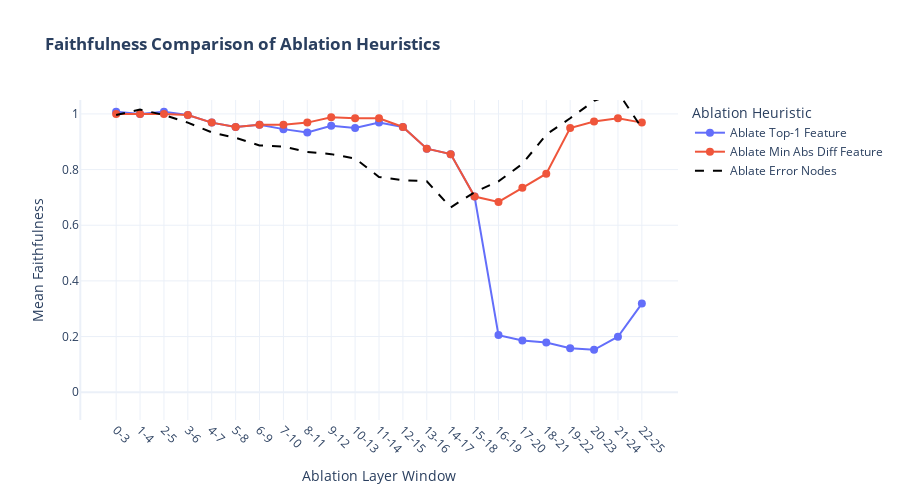
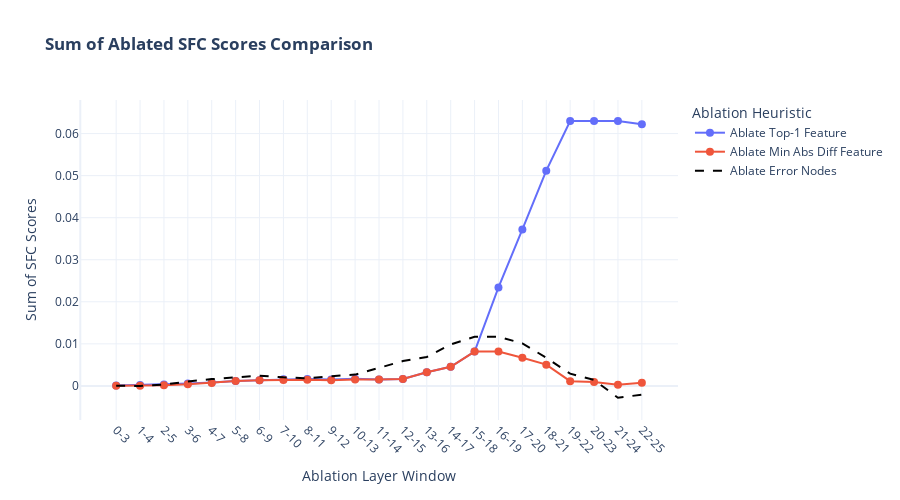

The notebook cell saved with these charts, in order:
### Code cell
# ablate_errors_but_restore_features_GF_dataset.py

# --- NEW Plotting Function for Separate Faithfulness and Score Plots ---

import plotly.graph_objects as go
import plotly.express as px
import plotly.io as pio

def plot_multi_heuristic_ablation_separate(feature_results_dict, error_results_df):
    """
    Plots two separate graphs to compare sliding window ablation results:
    1. A graph comparing the Mean Faithfulness for each heuristic.
    2. A graph comparing the Sum of Ablated SFC Scores for each heuristic.
    
    Args:
        feature_results_dict: Dictionary where keys are heuristic names and values are result DataFrames.
        error_results_df: DataFrame with results from the error node ablation experiment.
    """
    # Create figures for each plot
    fig_faith = go.Figure()
    fig_scores = go.Figure()
    
    colors = px.colors.qualitative.Plotly
    
    heuristic_names = {
        'top_1': 'Ablate Top-1 Feature',
        'min_abs_diff': 'Ablate Min Abs Diff Feature',
        'committee_matching': 'Ablate "Committee" Feature(s)' # New name
    }
    
    last_df = None # To set the x-axis ticks later
    
    # --- 1. Add Traces for each Feature Selection Heuristic ---
    for i, (mode, df) in enumerate(feature_results_dict.items()):
        if df.empty: continue
        last_df = df
        color = colors[i % len(colors)]
        plot_name = heuristic_names.get(mode, mode)
        
        df['Window Label'] = df.apply(lambda r: f"{int(r['window_left'])}-{int(r['window_right'])}", axis=1)
        df['Window Midpoint'] = (df['window_left'] + df['window_right']) / 2
        
        # Add trace to Faithfulness plot
        fig_faith.add_trace(go.Scatter(
            x=df['Window Midpoint'], y=df['mean_faithfulness'], mode='lines+markers',
            name=plot_name, line=dict(color=color), marker=dict(size=8),
            hovertext=[f"Faithfulness: {m:.3f} ± {s:.3f}" for m,s in zip(df.mean_faithfulness, df.std_faithfulness)], hoverinfo='text+name'
        ))
        
        # Add trace to SFC Scores plot
        fig_scores.add_trace(go.Scatter(
            x=df['Window Midpoint'], y=df['sfc_score_sum'], mode='lines+markers',
            name=plot_name, line=dict(color=color), marker=dict(size=8),
            hovertext=[f"SFC Score Sum: {s:.2f}" for s in df.sfc_score_sum], hoverinfo='text+name'
        ))

    # --- 2. Add Traces for the Error Node Ablation Baseline ---
    if not error_results_df.empty:
        df_error = error_results_df
        df_error['Window Label'] = df_error.apply(lambda r: f"{int(r['window_left'])}-{int(r['window_right'])}", axis=1)
        df_error['Window Midpoint'] = (df_error['window_left'] + df_error['window_right']) / 2
        error_color = 'black'
        
        # Add to Faithfulness plot
        fig_faith.add_trace(go.Scatter(
            x=df_error['Window Midpoint'], y=df_error['mean_faithfulness'], mode='lines+markers',
            name='Ablate Error Nodes', line=dict(color=error_color, dash='dash'),
            marker=dict(symbol='x-thin', size=10, color=error_color),
            hovertext=[f"Faithfulness: {m:.3f} ± {s:.3f}" for m,s in zip(df_error.mean_faithfulness, df_error.std_faithfulness)], hoverinfo='text+name'
        ))

        # Add to SFC Scores plot
        fig_scores.add_trace(go.Scatter(
            x=df_error['Window Midpoint'], y=df_error['sfc_score_sum'], mode='lines+markers',
            name='Ablate Error Nodes', line=dict(color=error_color, dash='dash'),
            marker=dict(symbol='x-thin', size=10, color=error_color),
            hovertext=[f"SFC Score Sum: {s:.2f}" for s in df_error.sfc_score_sum], hoverinfo='text+name'
        ))
        
    # --- 3. Finalize Layouts for Both Plots ---
    xaxis_df = last_df if last_df is not None else (error_results_df if not error_results_df.empty else None)
    
    # Common layout settings
    common_layout = dict(hovermode='x unified', template='plotly_white', legend_title_text='Ablation Heuristic',
                        height=500)
    if xaxis_df is not None and not xaxis_df.empty:
        common_layout['xaxis'] = dict(
            title='Ablation Layer Window', tickmode='array',
            tickvals=xaxis_df['Window Midpoint'], ticktext=xaxis_df['Window Label'], tickangle=45
        )

    # Finalize Faithfulness Plot
    fig_faith.update_layout(title_text='<b>Faithfulness Comparison of Ablation Heuristics</b>', **common_layout)
    fig_faith.update_yaxes(title_text="Mean Faithfulness", range=[-0.1, 1.05])
    
    # Finalize SFC Scores Plot
    fig_scores.update_layout(title_text='<b>Sum of Ablated SFC Scores Comparison</b>', **common_layout)
    fig_scores.update_yaxes(title_text="Sum of SFC Scores")
    
    print("--- Displaying Faithfulness Comparison Plot ---")
    pio.write_image(fig_faith, "sliding_window_gf_full.png", format='png', scale=5, width=1000, height=500)
    fig_faith.show()
    
    print("\n--- Displaying Ablated SFC Score Sum Comparison Plot ---")
    pio.write_image(fig_scores, "sliding_window_gf_full_scores.png", format='png', scale=5, width=1000, height=500)
    fig_scores.show()


# --- Example Usage ---
# Assumes `all_feature_ablation_results` and `error_ablation_results_df` are available.
plot_multi_heuristic_ablation_separate(all_feature_ablation_results, error_ablation_results_df)

### Figure 1 — Plotly figure (JSON) as saved in the notebook; plotly's stock layout.template omitted (floating-point values rounded to 4 significant figures)
{"data": [{"hoverinfo": "text+name", "hovertext": ["Faithfulness: 1.008 ± 0.047", "Faithfulness: 1.000 ± 0.044", "Faithfulness: 1.008 ± 0.043", "Faithfulness: 0.996 ± 0.039", "Faithfulness: 0.969 ± 0.038", "Faithfulness: 0.953 ± 0.047", "Faithfulness: 0.961 ± 0.050", "Faithfulness: 0.945 ± 0.059", "Faithfulness: 0.934 ± 0.054", "Faithfulness: 0.957 ± 0.050", "Faithfulness: 0.949 ± 0.051", "Faithfulness: 0.969 ± 0.049", "Faithfulness: 0.953 ± 0.052", "Faithfulness: 0.875 ± 0.068", "Faithfulness: 0.855 ± 0.081", "Faithfulness: 0.703 ± 0.140", "Faithfulness: 0.205 ± 0.231", "Faithfulness: 0.186 ± 0.262", "Faithfulness: 0.179 ± 0.281", "Faithfulness: 0.158 ± 0.275", "Faithfulness: 0.152 ± 0.247", "Faithfulness: 0.199 ± 0.206", "Faithfulness: 0.318 ± 0.212"], "line": {"color": "#636EFA"}, "marker": {"size": 8}, "mode": "lines+markers", "name": "Ablate Top-1 Feature", "type": "scatter", "x": [1.5, 2.5, 3.5, 4.5, 5.5, 6.5, 7.5, 8.5, 9.5, 10.5, 11.5, 12.5, 13.5, 14.5, 15.5, 16.5, 17.5, 18.5, 19.5, 20.5, 21.5, 22.5, 23.5], "y": [1.008, 1, 1.008, 0.9961, 0.9688, 0.9531, 0.9609, 0.9453, 0.9336, 0.957, 0.9492, 0.9688, 0.9531, 0.875, 0.8555, 0.7031, 0.2051, 0.1855, 0.1787, 0.1582, 0.1523, 0.1992, 0.3184]}, {"hoverinfo": "text+name", "hovertext": ["Faithfulness: 1.000 ± 0.053", "Faithfulness: 1.000 ± 0.017", "Faithfulness: 1.000 ± 0.034", "Faithfulness: 0.996 ± 0.033", "Faithfulness: 0.969 ± 0.035", "Faithfulness: 0.953 ± 0.047", "Faithfulness: 0.961 ± 0.050", "Faithfulness: 0.961 ± 0.050", "Faithfulness: 0.969 ± 0.045", "Faithfulness: 0.988 ± 0.049", "Faithfulness: 0.984 ± 0.051", "Faithfulness: 0.984 ± 0.052", "Faithfulness: 0.953 ± 0.052", "Faithfulness: 0.875 ± 0.068", "Faithfulness: 0.855 ± 0.081", "Faithfulness: 0.703 ± 0.140", "Faithfulness: 0.684 ± 0.128", "Faithfulness: 0.734 ± 0.115", "Faithfulness: 0.785 ± 0.097", "Faithfulness: 0.949 ± 0.067", "Faithfulness: 0.973 ± 0.057", "Faithfulness: 0.984 ± 0.045", "Faithfulness: 0.969 ± 0.087"], "line": {"color": "#EF553B"}, "marker": {"size": 8}, "mode": "lines+markers", "name": "Ablate Min Abs Diff Feature", "type": "scatter", "x": [1.5, 2.5, 3.5, 4.5, 5.5, 6.5, 7.5, 8.5, 9.5, 10.5, 11.5, 12.5, 13.5, 14.5, 15.5, 16.5, 17.5, 18.5, 19.5, 20.5, 21.5, 22.5, 23.5], "y": [1, 1, 1, 0.9961, 0.9688, 0.9531, 0.9609, 0.9609, 0.9688, 0.9883, 0.9844, 0.9844, 0.9531, 0.875, 0.8555, 0.7031, 0.6836, 0.7344, 0.7852, 0.9492, 0.9727, 0.9844, 0.9688]}, {"hoverinfo": "text+name", "hovertext": ["Faithfulness: 0.996 ± 0.079", "Faithfulness: 1.016 ± 0.077", "Faithfulness: 0.996 ± 0.097", "Faithfulness: 0.969 ± 0.103", "Faithfulness: 0.934 ± 0.130", "Faithfulness: 0.914 ± 0.143", "Faithfulness: 0.887 ± 0.153", "Faithfulness: 0.883 ± 0.181", "Faithfulness: 0.863 ± 0.188", "Faithfulness: 0.855 ± 0.210", "Faithfulness: 0.840 ± 0.218", "Faithfulness: 0.773 ± 0.229", "Faithfulness: 0.762 ± 0.268", "Faithfulness: 0.758 ± 0.281", "Faithfulness: 0.664 ± 0.330", "Faithfulness: 0.719 ± 0.336", "Faithfulness: 0.758 ± 0.287", "Faithfulness: 0.820 ± 0.289", "Faithfulness: 0.926 ± 0.262", "Faithfulness: 0.984 ± 0.249", "Faithfulness: 1.047 ± 0.299", "Faithfulness: 1.078 ± 0.250", "Faithfulness: 0.949 ± 0.229"], "line": {"color": "black", "dash": "dash"}, "marker": {"color": "black", "size": 10, "symbol": "x-thin"}, "mode": "lines+markers", "name": "Ablate Error Nodes", "type": "scatter", "x": [1.5, 2.5, 3.5, 4.5, 5.5, 6.5, 7.5, 8.5, 9.5, 10.5, 11.5, 12.5, 13.5, 14.5, 15.5, 16.5, 17.5, 18.5, 19.5, 20.5, 21.5, 22.5, 23.5], "y": [0.9961, 1.016, 0.9961, 0.9688, 0.9336, 0.9141, 0.8867, 0.8828, 0.8633, 0.8555, 0.8398, 0.7734, 0.7617, 0.7578, 0.6641, 0.7188, 0.7578, 0.8203, 0.9258, 0.9844, 1.047, 1.078, 0.9492]}], "layout": {"height": 500, "hovermode": "x unified", "legend": {"title": {"text": "Ablation Heuristic"}}, "title": {"text": "<b>Faithfulness Comparison of Ablation Heuristics</b>"}, "xaxis": {"tickangle": 45, "tickmode": "array", "ticktext": ["0-3", "1-4", "2-5", "3-6", "4-7", "5-8", "6-9", "7-10", "8-11", "9-12", "10-13", "11-14", "12-15", "13-16", "14-17", "15-18", "16-19", "17-20", "18-21", "19-22", "20-23", "21-24", "22-25"], "tickvals": [1.5, 2.5, 3.5, 4.5, 5.5, 6.5, 7.5, 8.5, 9.5, 10.5, 11.5, 12.5, 13.5, 14.5, 15.5, 16.5, 17.5, 18.5, 19.5, 20.5, 21.5, 22.5, 23.5], "title": {"text": "Ablation Layer Window"}}, "yaxis": {"range": [-0.1, 1.05], "title": {"text": "Mean Faithfulness"}}}}

### Figure 2 — Plotly figure (JSON) as saved in the notebook; plotly's stock layout.template omitted (floating-point values rounded to 4 significant figures)
{"data": [{"hoverinfo": "text+name", "hovertext": ["SFC Score Sum: 0.00", "SFC Score Sum: 0.00", "SFC Score Sum: 0.00", "SFC Score Sum: 0.00", "SFC Score Sum: 0.00", "SFC Score Sum: 0.00", "SFC Score Sum: 0.00", "SFC Score Sum: 0.00", "SFC Score Sum: 0.00", "SFC Score Sum: 0.00", "SFC Score Sum: 0.00", "SFC Score Sum: 0.00", "SFC Score Sum: 0.00", "SFC Score Sum: 0.00", "SFC Score Sum: 0.00", "SFC Score Sum: 0.01", "SFC Score Sum: 0.02", "SFC Score Sum: 0.04", "SFC Score Sum: 0.05", "SFC Score Sum: 0.06", "SFC Score Sum: 0.06", "SFC Score Sum: 0.06", "SFC Score Sum: 0.06"], "line": {"color": "#636EFA"}, "marker": {"size": 8}, "mode": "lines+markers", "name": "Ablate Top-1 Feature", "type": "scatter", "x": [1.5, 2.5, 3.5, 4.5, 5.5, 6.5, 7.5, 8.5, 9.5, 10.5, 11.5, 12.5, 13.5, 14.5, 15.5, 16.5, 17.5, 18.5, 19.5, 20.5, 21.5, 22.5, 23.5], "y": [0.0001031, 0.0002167, 0.0003358, 0.0005527, 0.000823, 0.001195, 0.001322, 0.001564, 0.00164, 0.001514, 0.001707, 0.001547, 0.001633, 0.003235, 0.004562, 0.008171, 0.02342, 0.0372, 0.05118, 0.06299, 0.06299, 0.06299, 0.06219]}, {"hoverinfo": "text+name", "hovertext": ["SFC Score Sum: 0.00", "SFC Score Sum: 0.00", "SFC Score Sum: 0.00", "SFC Score Sum: 0.00", "SFC Score Sum: 0.00", "SFC Score Sum: 0.00", "SFC Score Sum: 0.00", "SFC Score Sum: 0.00", "SFC Score Sum: 0.00", "SFC Score Sum: 0.00", "SFC Score Sum: 0.00", "SFC Score Sum: 0.00", "SFC Score Sum: 0.00", "SFC Score Sum: 0.00", "SFC Score Sum: 0.00", "SFC Score Sum: 0.01", "SFC Score Sum: 0.01", "SFC Score Sum: 0.01", "SFC Score Sum: 0.01", "SFC Score Sum: 0.00", "SFC Score Sum: 0.00", "SFC Score Sum: 0.00", "SFC Score Sum: 0.00"], "line": {"color": "#EF553B"}, "marker": {"size": 8}, "mode": "lines+markers", "name": "Ablate Min Abs Diff Feature", "type": "scatter", "x": [1.5, 2.5, 3.5, 4.5, 5.5, 6.5, 7.5, 8.5, 9.5, 10.5, 11.5, 12.5, 13.5, 14.5, 15.5, 16.5, 17.5, 18.5, 19.5, 20.5, 21.5, 22.5, 23.5], "y": [1.611e-05, 1.264e-05, 0.0001384, 0.0003901, 0.000706, 0.001195, 0.001322, 0.001392, 0.00145, 0.001324, 0.001516, 0.001528, 0.001633, 0.003235, 0.004562, 0.008171, 0.008167, 0.006691, 0.005056, 0.001134, 0.0009186, 0.0002482, 0.0007651]}, {"hoverinfo": "text+name", "hovertext": ["SFC Score Sum: 0.00", "SFC Score Sum: 0.00", "SFC Score Sum: 0.00", "SFC Score Sum: 0.00", "SFC Score Sum: 0.00", "SFC Score Sum: 0.00", "SFC Score Sum: 0.00", "SFC Score Sum: 0.00", "SFC Score Sum: 0.00", "SFC Score Sum: 0.00", "SFC Score Sum: 0.00", "SFC Score Sum: 0.00", "SFC Score Sum: 0.01", "SFC Score Sum: 0.01", "SFC Score Sum: 0.01", "SFC Score Sum: 0.01", "SFC Score Sum: 0.01", "SFC Score Sum: 0.01", "SFC Score Sum: 0.01", "SFC Score Sum: 0.00", "SFC Score Sum: 0.00", "SFC Score Sum: -0.00", "SFC Score Sum: -0.00"], "line": {"color": "black", "dash": "dash"}, "marker": {"color": "black", "size": 10, "symbol": "x-thin"}, "mode": "lines+markers", "name": "Ablate Error Nodes", "type": "scatter", "x": [1.5, 2.5, 3.5, 4.5, 5.5, 6.5, 7.5, 8.5, 9.5, 10.5, 11.5, 12.5, 13.5, 14.5, 15.5, 16.5, 17.5, 18.5, 19.5, 20.5, 21.5, 22.5, 23.5], "y": [1.007e-05, 6.81e-06, 0.0002945, 0.001054, 0.001615, 0.00209, 0.002424, 0.00205, 0.001812, 0.002317, 0.002687, 0.004282, 0.005905, 0.006889, 0.009842, 0.01167, 0.01167, 0.01012, 0.006689, 0.002904, 0.001428, -0.002816, -0.00208]}], "layout": {"height": 500, "hovermode": "x unified", "legend": {"title": {"text": "Ablation Heuristic"}}, "title": {"text": "<b>Sum of Ablated SFC Scores Comparison</b>"}, "xaxis": {"tickangle": 45, "tickmode": "array", "ticktext": ["0-3", "1-4", "2-5", "3-6", "4-7", "5-8", "6-9", "7-10", "8-11", "9-12", "10-13", "11-14", "12-15", "13-16", "14-17", "15-18", "16-19", "17-20", "18-21", "19-22", "20-23", "21-24", "22-25"], "tickvals": [1.5, 2.5, 3.5, 4.5, 5.5, 6.5, 7.5, 8.5, 9.5, 10.5, 11.5, 12.5, 13.5, 14.5, 15.5, 16.5, 17.5, 18.5, 19.5, 20.5, 21.5, 22.5, 23.5], "title": {"text": "Ablation Layer Window"}}, "yaxis": {"title": {"text": "Sum of SFC Scores"}}}}
